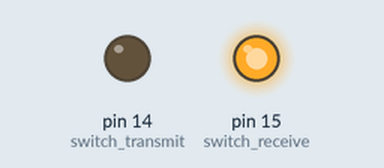
This program was run on a simulated MicroPython board. On the bench: output pins drawn as LEDs (lit = HIGH). No radio messages arrive unless stated (any console line starting 'radio sent:' is added by the test bench); pins used as bus, display or sensor lines are not drawn; what the program prints to the serial console is not drawn.

Above: at 0.2 s.
Timing chart, 0 to 1.7 s (numbered marks = the images above):
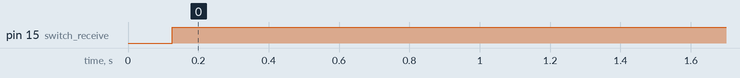

The program:

receive.py
```python
'''
_________________________   _______________._______  ___.______________
\_   _____/\______   \   \ /   /\_   _____/|   \   \/  /|   \__    ___/
 |    __)   |     ___/\   Y   /  |    __)  |   |\     / |   | |    |
 |     \    |    |     \     /   |     \   |   |/     \ |   | |    |
 \___  /    |____|      \___/    \___  /   |___/___/\  \|___| |____|
     \/                              \/              \_/

'''
import machine
import utime
# Initialize the SPI bus
# Assign chip select (CS) pin (and start it high)
cs = machine.Pin(13, machine.Pin.OUT)
switch_receive = machine.Pin(15, machine.Pin.OUT)
switch_transmit = machine.Pin(14, machine.Pin.OUT)
# Initialize SPI
spi = machine.SPI(1,
                  baudrate=1000,
                  polarity=0,
                  phase=0,
                  bits=8,
                  firstbit=machine.SPI.MSB,
                  sck=machine.Pin(10),
                  mosi=machine.Pin(11),
                  miso=machine.Pin(12))
def send_data(addr, data):
    # Start the SPI transaction by pulling NSEL low
    cs.value(0)

    # Send the bytes through SPI
    mask = 0x80
    tmp = addr | mask
    spi.write(bytes([tmp , data]))
    # End the SPI transaction by pulling NSEL high
    cs.value(1)

def read_data(addr):
    # Start the SPI transaction by pulling NSEL low
    cs.value(0)

    # Send the address byte for read access (bit 7: 1, bits 6-1: 000000)
    mask = 0x00
    spi.write(bytes([addr | mask]))

    # Read the data from the slave (MISO line)
    response = spi.read(1)

    # End the SPI transaction by pulling NSEL high
    cs.value(1)

    return response[0]
def main():
     # Sleep
    #while True:
    addr = 0b0000001
    data = 0b00000000
    send_data(addr,data)

        # LoRa enable

    addr = 0b0000001
    data = 0b10000000
    send_data(addr,data)

    addr = 0b0000001
    response_data = read_data(addr)
    print(f"Current operation mode: {response_data:08b}")

        #Set FifoAddrPtr to FifoRxBaseAddr
    addr = 0b0001101
    data = 0b00000000
    send_data(addr,data)
        #Implicit header mode on
        #RegModemConfig1
    addr = 0b0011101
    data = 0b00001101
    send_data(addr,data)
        #set RegModemconfig2
    addr = 0b0011110
    data = 0b11000100
    send_data(addr,data)
        #Set RegPayloadLength (0x22)
    addr = 0b0100010
    data = 0b00001000 #8 bytes payload
    send_data(addr,data)

    addr = 0b0000001
    data = 0b10000001
    send_data(addr,data)
        #Set RegDioMapping1 to 0x10
    addr = 0b1000000
    data = 0b10101010
    send_data(addr,data)
        #Set RegDioMapping2 to 0x10
    addr = 0b1000001
    data = 0b10100000
    send_data(addr,data)
        #channel activity mode detector enable
    addr = 0b0000001
    data = 0b10000111
    send_data(addr,data)
        #check if cad detected gpio20 == 3v3
    #clear irq
    addr = 0b0010010
    data = 0b11111111
    send_data(addr,data)
    # Add some delay to avoid continuous looping
    utime.sleep_ms(100)  # Sleep for 100 milliseconds
        #remap Dio 0,1,2,3,4,5 to default
        #Set RegDioMapping1 to default
    addr = 0b1000000
    data = 0b00000000
    send_data(addr,data)
        #Set RegDioMapping2 to default
    addr = 0b1000001
    data = 0b00000000
    send_data(addr,data)
        #mode request RXsingle
    addr = 0b0000001
    data = 0b10000110
    send_data(addr,data)
    switch_receive.value(1)
    utime.sleep_ms(1000)

        #maximum timeout
    addr = 0b0011111
    data = 0b11001000
    send_data(addr,data)


    addr = 0b0010011
    response_data = read_data(addr)

    while (response_data == 0b00000000):
        addr = 0b0010011
        response_data = read_data(addr)
        print(f"Waiting for packet")


    print(f"Received packet number of bytes: {response_data:08b}")  # Print the response in binary format
    switch_receive.value(0)
        #clear irq
    addr = 0b0010010
    data = 0b11111111
    send_data(addr,data)
       #read bytes received in the FIFO MEMORY
    data_values = [
        0b00000000,
        0b00000001,
        0b00000010,
        0b00000011,
        0b00000100,
        0b00000101,
        0b00000110,
        0b00000111,
    ]

    for counter, data_value in enumerate(data_values, start=1):
        addr = 0b0001101
        data = data_value
        send_data(addr, data)

            # Read memory
        addr = 0b0000000
        response_data = read_data(addr)

        print(f"Received data from the FIFO#{counter}: {response_data:08b}")

if __name__ == "__main__":
    main()
```

Measured:
- by itself, pin 15 (switch_receive): LOW → HIGH at 0.13 s
